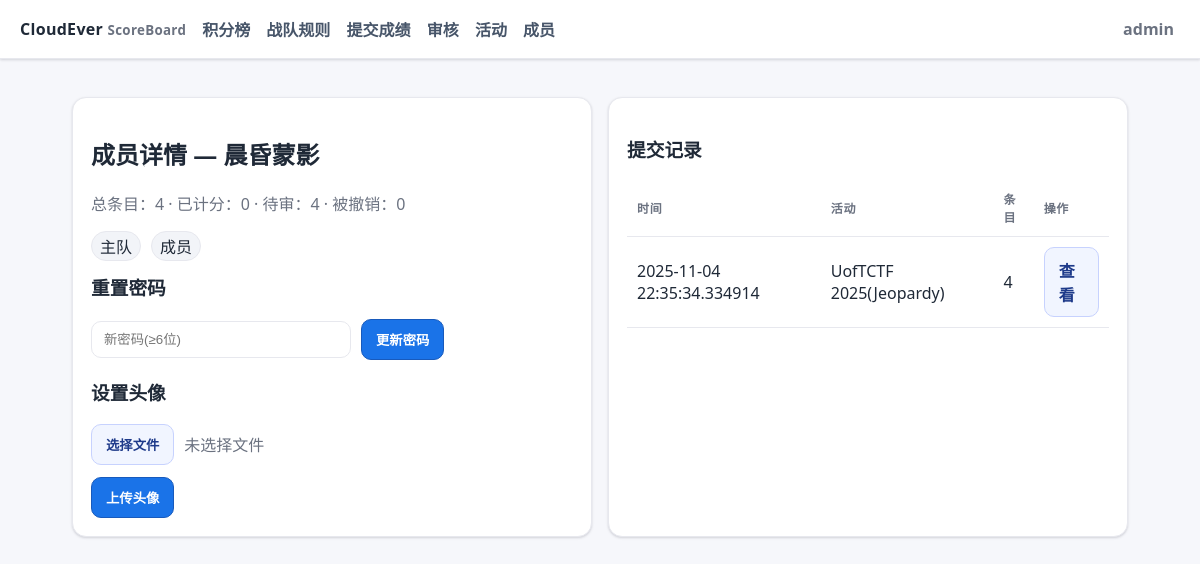
Screenshot of /admin/users/6 (signed in) with the database file from the repository.
### ceboard/models.py (models this page shows)
class User(Base):
    __tablename__ = "users"
    id = Column(Integer, primary_key=True)
    username = Column(String, unique=True, nullable=False)
    password_hash = Column(String, nullable=False)
    role = Column(String, default="member")  # 'admin' or 'member'
    team_type = Column(String, default="sub")  # 'main' or 'sub'
    is_active = Column(Boolean, default=True)
    avatar_filename = Column(String, nullable=True)
    submissions = relationship("Submission", back_populates="user")

class Submission(Base):
    __tablename__ = "submissions"
    id = Column(Integer, primary_key=True)
    user_id = Column(Integer, ForeignKey("users.id"), nullable=False)
    event_id = Column(Integer, ForeignKey("events.id"), nullable=False)
    created_at = Column(DateTime(timezone=True), default=lambda: datetime.now(TZ))
    wp_url = Column(String, nullable=True)
    wp_md = Column(Text, nullable=True)
    user = relationship("User", back_populates="submissions")
    event = relationship("Event", back_populates="submissions")
    items = relationship("SubmissionItem", back_populates="submission", cascade="all,delete-orphan")

class Event(Base):
    __tablename__ = "events"
    id = Column(Integer, primary_key=True)
    name = Column(String, nullable=False)
    start_time = Column(DateTime(timezone=True))
    end_time = Column(DateTime(timezone=True))
    weight = Column(Float, default=1.0)
    is_reproduction = Column(Boolean, default=False)
    is_active = Column(Boolean, default=True)
    challenges = relationship("Challenge", back_populates="event", cascade="all,delete")
    submissions = relationship("Submission", back_populates="event")

### ceboard/routers/admin.py (the view)
@router.get("/admin/users/{uid}", response_class=HTMLResponse)
def admin_user_detail(uid: int, request: Request, db = Depends(get_db), current_user = Depends(get_current_user)):
    require_admin(current_user)
    u = db.get(User, uid)
    if not u:
        raise HTTPException(404, "用户不存在")
    subs = db.query(Submission).filter(Submission.user_id == uid).all()
    total_items = sum(len(s.items) for s in subs)
    approved = sum(1 for s in subs for it in s.items if it.approved and not it.revoked)
    pending = sum(1 for s in subs for it in s.items if not it.approved)
    revoked = sum(1 for s in subs for it in s.items if it.revoked)
    return render_template("admin_user_detail.html", title=f"成员详情 — {u.username}", current_user=current_user, user=u, subs=subs, total_items=total_items, approved=approved, pending=pending, revoked=revoked)

### templates/admin_user_detail.html (shortened to what this page needs)
{% extends 'base.html' %}
{% block content %}
<div class="grid">
  <div class="card">
    <h2>成员详情 — {{ user.username }}</h2>
    <p class="muted">总条目：{{ total_items }} · 已计分：{{ approved }} · 待审：{{ pending }} · 被撤销：{{ revoked }}</p>
    <div class="row">
      <span class="pill">{{ '主队' if user.team_type=='main' else '子队' }}</span>
      <span class="pill">{{ '管理员' if user.role=='admin' else '成员' }}</span>
    </div>
    <h3 style="margin-top:12px">重置密码</h3>
    <form method="post" action="/admin/users/{{ user.id }}/password" class="row">
      <input name="new_password" type="password" placeholder="新密码(≥6位)" style="max-width:260px" />
      <button class="btn" type="submit">更新密码</button>
    </form>
    <h3>设置头像</h3>
    <form method="post" action="/admin/users/{{ user.id }}/avatar" enctype="multipart/form-data">
      <div class="row">
        <button class="btn secondary" type="button" id="adminChooseAvatar">选择文件</button>
        <span id="adminAvatarFilename" class="muted">未选择文件</span>
      </div>
      <div style="margin-top:12px"><button class="btn" type="submit">上传头像</button></div>
    </form>
  </div>
  <div class="card">
    <h3>提交记录</h3>
    <table>
      <thead><tr><th>时间</th><th>活动</th><th>条目</th><th>操作</th></tr></thead>
      <tbody>
      {% for s in subs %}
        <tr>
          <td>{{ s.created_at }}</td>
          <td>{{ s.event.name if s.event else '—' }}</td>
          <td>{{ s.items|length }}</td>
          <td><a class="btn secondary" href="/admin/review/{{ s.id }}">查看</a></td>
        </tr>
      {% else %}
        <tr><td colspan="4" class="muted">暂无提交</td></tr>
      {% endfor %}
      </tbody>
    </table>
  </div>
</div>
{% endblock %}

### templates/base.html (shortened to what this page needs)
<!doctype html>
<html lang="zh-CN">
<head>
</head>
<body>
  <header>
    <div class="brand">CloudEver <small>ScoreBoard</small></div>
    <div class="nav">
  <a href="/">积分榜</a>
      <a href="/rules">战队规则</a>
      <a href="/submit">提交成绩</a>
      {% if current_user and current_user.role == 'admin' %}
        <a href="/admin/review">审核</a>
        <a href="/admin/events">活动</a>
        <a href="/admin/users">成员</a>
      {% endif %}
    </div>
    <div style="margin-left:auto">
      {% if current_user %}
        <div class="user-menu" id="userMenu">
          <div class="user-trigger" id="userTrigger">
            <span class="muted" style="font-weight:600">{{ current_user.username }}</span>
          </div>
        </div>
      {% else %}
        <a class="btn secondary" href="/auth/login">登录</a>
        <a class="btn" style="margin-left:8px" href="/auth/register">注册</a>
      {% endif %}
    </div>
  </header>
  <div class="wrap">
    {% block content %}{% endblock %}
  </div>
</body>
</html>

### templates/base.html (style rules this page uses)
:root { --bg:#f6f7fb; --surface:#ffffff; --border:#e7e8ee; --text:#1f2937; --muted:#6b7280; --accent:#1a73e8; --accent-2:#185abc; --success:#16a34a; --warn:#e11d48; --shadow:0 1px 2px rgba(16,24,40,.06), 0 1px 3px rgba(16,24,40,.1); }
* { box-sizing:border-box }
html,body { height:100% }
body { font-family: ui-sans-serif, system-ui, -apple-system, Segoe UI, Roboto, 'Noto Sans SC', Arial; margin:0; color:var(--text); background:var(--bg); }
header { position:sticky; top:0; z-index:10; display:flex; align-items:center; gap:16px; padding:12px 20px; background:var(--surface); border-bottom:1px solid var(--border); box-shadow: var(--shadow); }
.brand { font-weight:800; letter-spacing:.3px }
.brand small { color:var(--muted); font-weight:600 }
.nav a { margin-right:12px; color:#475569; text-decoration:none; font-weight:600; padding:8px 0 }
.wrap { max-width:1100px; margin:0 auto; padding:24px 22px }
.card { position:relative; margin:14px 0; padding:18px 18px; background:var(--surface); border:1px solid var(--border); border-radius:14px; box-shadow: var(--shadow); }
.row { display:flex; gap:10px; align-items:center; flex-wrap:wrap }
.grid { display:grid; grid-template-columns: repeat(auto-fit, minmax(280px,1fr)); gap:16px }
.muted { color:var(--muted) }
.pill { padding:2px 8px; border-radius:999px; border:1px solid var(--border); background:#f2f4f8 }
a { color:var(--accent); text-decoration:none }
.btn { display:inline-flex; align-items:center; justify-content:center; gap:8px; background:var(--accent); color:#fff; font-weight:700; border:1px solid var(--accent-2); padding:10px 14px; border-radius:10px; cursor:pointer }
.btn.secondary { background:#f1f5ff; color:#1e3a8a; border:1px solid #c7d2fe }
input,select,textarea { width:100%; padding:10px 12px; border-radius:10px; border:1px solid var(--border); background:#fff; color:var(--text) }
table { width:100%; border-collapse:separate; border-spacing:0; background:#fff }
thead th { font-size:12px; text-transform:uppercase; letter-spacing:.06em; color:#6b7280 }
th,td { padding:10px 10px; border-bottom:1px solid var(--border); text-align:left }
.user-menu { position:relative }
.user-trigger { display:flex; align-items:center; gap:8px; padding:6px; border-radius:999px; cursor:pointer }

### rows the page displays
User: username "admin"
User: username "晨昏蒙影", team_type "主队", role "成员"
Submission: created_at "2025-11-04 22:35:34.334914", event "UofTCTF 2025(Jeopardy)", items|length "4"

### other values shown
{{ total_items }} "4"
{{ approved }} "0"
{{ pending }} "4"
{{ revoked }} "0"
